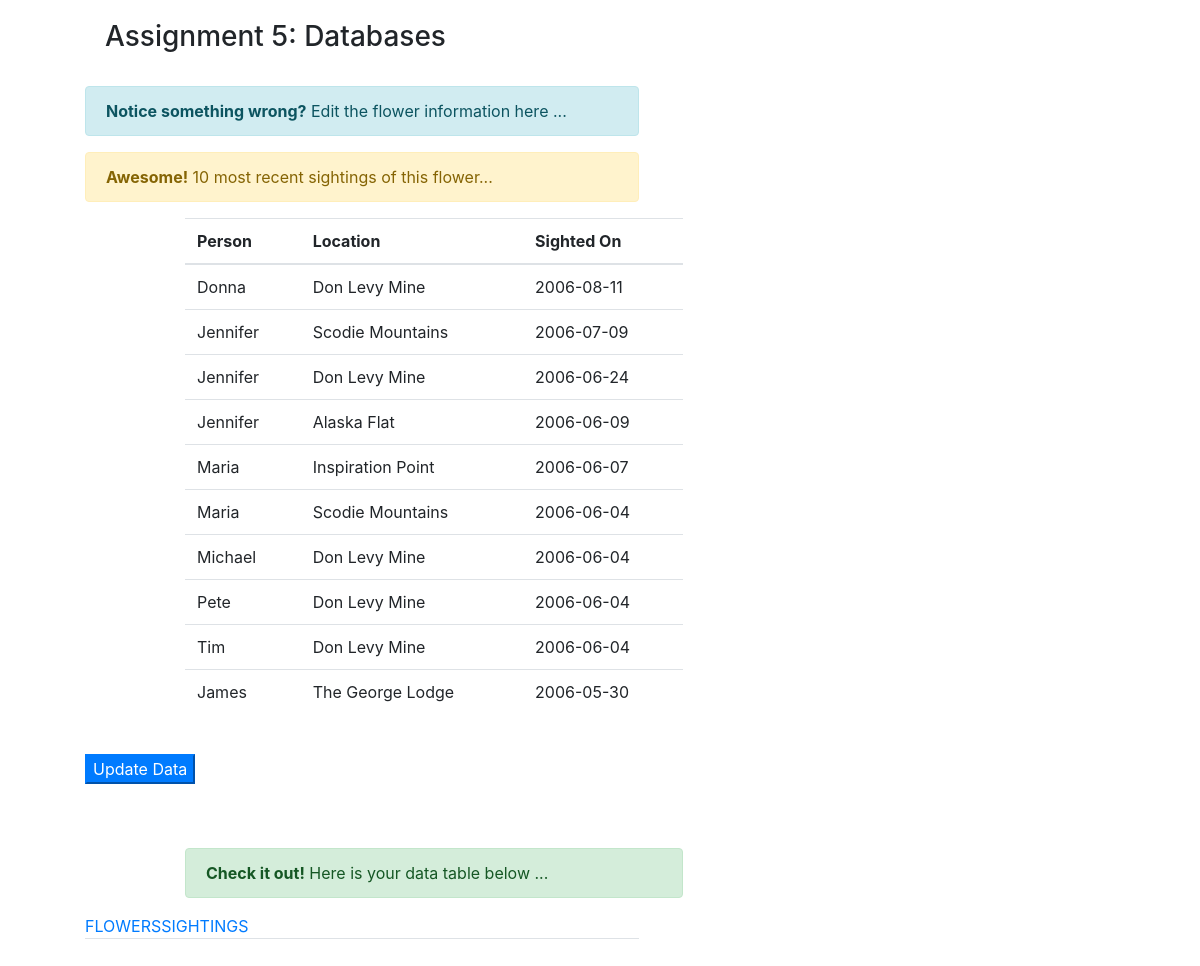
The app's page /query_edit?egenus=Zigadenus&especies=venosaur&ecomname=Death+camas, older data.
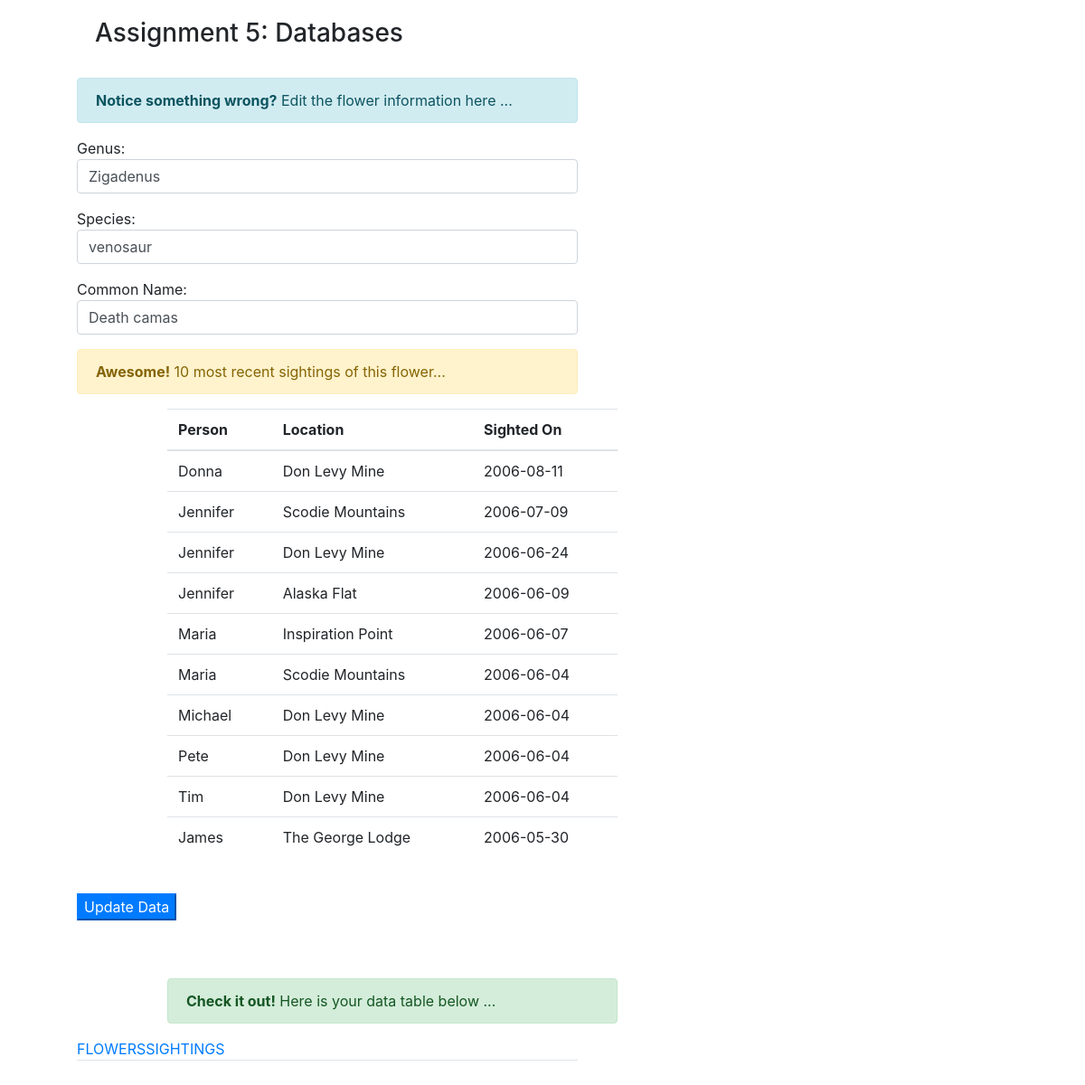
The same page, newer data.
### tables this page shows
CREATE TABLE SIGHTINGS 
(NAME VARCHAR(30) , PERSON VARCHAR(30), 
 LOCATION VARCHAR(30) , SIGHTED DATE, 
 CONSTRAINT sightings_pk PRIMARY KEY 
 (NAME, PERSON, LOCATION, SIGHTED),
CONSTRAINT fk1_sightings
  FOREIGN KEY (NAME)
          REFERENCES FLOWERS(COMNAME),
CONSTRAINT fk2_sightings
  FOREIGN KEY (LOCATION)
          REFERENCES FEATURES(LOCATION)
);

CREATE TABLE FLOWERS 
(GENUS VARCHAR(30), SPECIES VARCHAR(30), 
 COMNAME VARCHAR(30) primary key );

### flask_app.py (the view)
@app.route('/query_edit',methods = ['POST', 'GET']) #this is when user clicks edit link
def sql_editlink():
    from functions.sqlquery import sql_query, sql_query2, sql_query3
    if request.method == 'GET':
    	egenus = request.args['egenus']
    	especies = request.args['especies']
    	ecomname = request.args['ecomname']
    	eresults = sql_query2(''' SELECT * FROM Flowers WHERE genus = ? AND species = ? ''',(egenus,especies))
    	sightings_results = sql_query3('''SELECT * FROM SIGHTINGS WHERE NAME=? ORDER BY SIGHTED DESC''', (ecomname,), 10)
    	for each in sightings_results:
    		print(each['person'])
    flowers_table = sql_query('''SELECT * FROM Flowers''')
    sightings_table = sql_query('''SELECT * FROM Sightings''')
    return render_template('sqldatabase.html',
    	eresults=eresults,
    	sightings_results=sightings_results,
    	sightings_table=sightings_table,
    	flowers_table=flowers_table)

### functions/sqlquery.py (called while the page is built)
def sql_query(query):
    cur = conn.cursor()
    cur.execute(query)
    rows = cur.fetchall()
    return rows

def sql_query2(query,var):
    cur = conn.cursor()
    cur.execute(query,var)
    rows = cur.fetchall()
    return rows

def sql_query3(query,var,num):
    cur = conn.cursor()
    cur.execute(query,var)
    rows = cur.fetchmany(num)
    return rows

### templates/sqldatabase.html (shortened to what this page needs)
    <head>
         <link rel="stylesheet" href="https://use.fontawesome.com/releases/v5.1.0/css/all.css">
         <link rel="stylesheet" href="https://stackpath.bootstrapcdn.com/bootstrap/4.1.1/css/bootstrap.min.css">
    </head>
   <body>
        <div class ='row'>
            <div style='padding-top: 20px; padding-left:20px;'><h3>
             Assignment 5: Databases
            </h3></div>
        </div>
        <br>
       <div class ='row'>
        {% block content %}
        {% if 'query_edit' in request.url %}
            <div style='margin-left: 100px; width: 45%;'>
            <div class="alert alert-info" role="alert">
             <strong>Notice something wrong?</strong> Edit the flower information here ...
            </div>
            {% for eresult in eresults %}
            <form action = "edit" method = "POST">
             <p>Genus: <input class="form-control" type = "text" name = "genus" style='width: 100%;' value='{{eresult["genus"]}}'/></p>
             <p>Species: <input class="form-control" type = "text" name = "species" style='width: 100%;' value='{{eresult["species"]}}'/></p>
             <p>Common Name: <input class="form-control" type = "text" name = "comname" style='width: 100%;' value='{{eresult["comname"]}}'/></p>
            {% endfor %}
                <div class="alert alert-warning" role="alert">
                 <strong>Awesome!</strong> 10 most recent sightings of this flower...
                </div>
                <table class = 'table table-hover' style = 'margin-left: 100px; margin-right: 100px; width: 90%;'>
                    <thead>
                        <tr>
                            <th>Person</th>
                            <th>Location</th>
                            <th>Sighted On</th>
                        </tr>
                    </thead>
                    {% for sighting in sightings_results %}
                    <tr>
                        <td>{{sighting["person"]}}</td>
                        <td>{{sighting['location']}}</td>
                        <td>{{sighting['sighted']}}</td>
                    </tr>
                    {% endfor %}
                </table>
         <br>
         <p><input class="btn-primary" type = "submit" value = "Update Data" /></p>
        </form>
        {% endif %}
        {% endblock content %}
      <br><br>
        <div class="alert alert-success" role="alert" style='width: 90%; margin-left: 100px;'>
        <strong>Check it out!</strong> Here is your data table below ...
        </div>
            <ul class="nav nav-tabs">
          <li class="active"><a data-toggle="tab" href="#home">FLOWERS </a></li>
          <li><a data-toggle="tab" href="#menu1">SIGHTINGS </a></li>
        </ul>
         <div class="tab-content">
    </body>

Row changes from the older to the newer data that the page shows:
now on this page (row edited): FLOWERS: genus "Zigadenus", species "venosaur", comname "Death camas"
